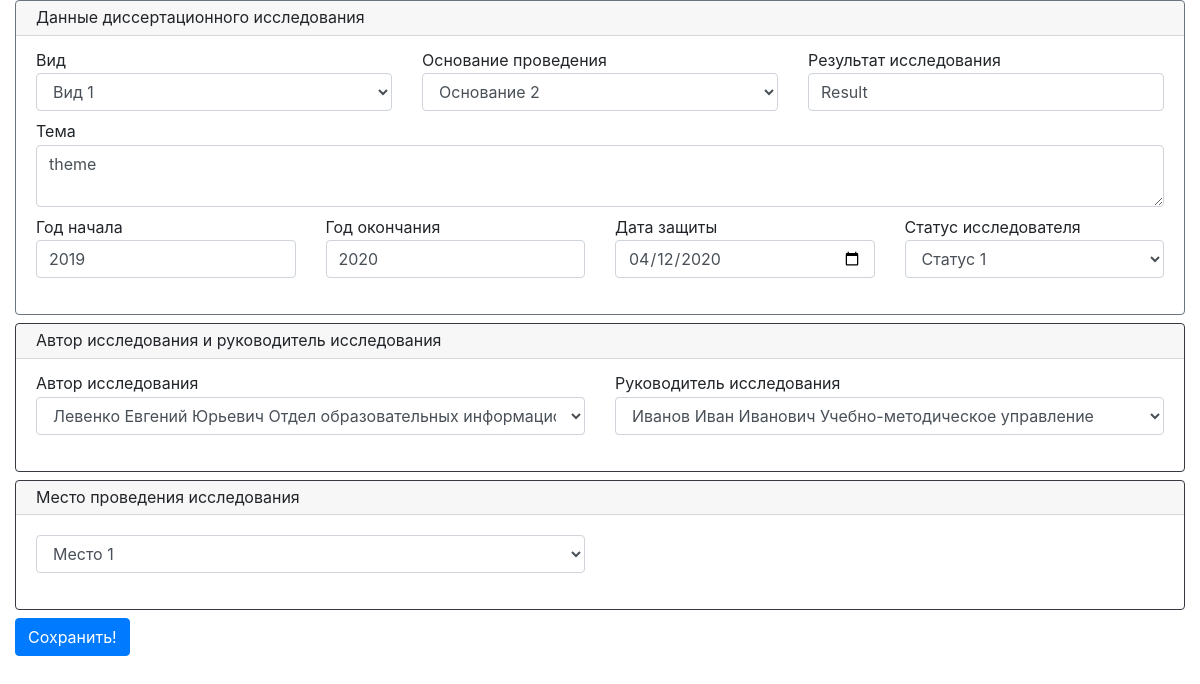
The page /dissertation/update/2/change/ on the database its author committed.
### dissertationresearch/models.py (models this page shows, shortened)
class DissertationResearch(models.Model):
    kind = models.ForeignKey(ResearchKind, on_delete=models.SET_NULL, null=True, verbose_name="Вид исследования")
    status = models.ForeignKey(ResearchStatus, on_delete=models.SET_NULL, null=True, verbose_name="Статус исследователя")
    date_begin = models.IntegerField(verbose_name="Год начала", null=True, blank=True)
    date_end = models.IntegerField(verbose_name="Год окончания", null=True, blank=True)
    date_protect = models.DateField(verbose_name="Дата защиты", null=True, blank=True)
    dissertation_theme = models.TextField(verbose_name="Тема исследования")
    reason = models.ForeignKey(Reason, on_delete=models.SET_NULL, null=True, verbose_name="Основание для проведения исследования")
    result = models.CharField(max_length=255, null=True, blank=True, verbose_name="Результат исследования")
    author = models.ForeignKey(Author, on_delete=models.SET_NULL, related_name="author", null=True, verbose_name="Автор исследования")
    leader = models.ForeignKey(Author, on_delete=models.SET_NULL, related_name="leader", null=True, verbose_name="Научный руководитель")
    leader_subdivision = models.ForeignKey(Subdivision, on_delete=models.SET_NULL, related_name="leader_subdivision", null=True, blank=True,
                                           verbose_name="Подразделение научного руководителя")
    research_place = models.ForeignKey(ResearchPlace, on_delete=models.SET_NULL, null=True, blank=True,
                                       verbose_name="Место проведения исследования")
    research_place_subdivision = models.ForeignKey(Subdivision, on_delete=models.SET_NULL, related_name="research_place_subdivision", null=True, blank=True,
                                                   verbose_name="Подразделение Академии МВД РБ (место проведения)")
    class Meta:
        ordering = ('id',)
        verbose_name = 'Диссертационное исследование'
        verbose_name_plural = 'Диссертационные исследования'

class Reason(models.Model):
    reason = models.CharField(max_length=255, verbose_name="Основание")
    def __str__(self):
        return self.reason
    class Meta:
        ordering = ('reason',)
        verbose_name = 'Основание для проведения исследования'
        verbose_name_plural = 'Основания для проведения исследования'

### dissertationresearch/views.py (the view)
# urls.py: path('update/<dissertation_research_id>/change/', views.dissertation_research_update, name='update'),
@transaction.atomic
def dissertation_research_update(request, dissertation_research_id):
    if request.method == 'POST':
        obj = get_object_or_404(DissertationResearch, pk=dissertation_research_id)
        form = DissertationResearchForm(request.POST, instance=obj)
        if form.is_valid():
            dissertation = form.save()
            dissertation.research_place_subdivision = dissertation.author.subdivision
            dissertation.leader_subdivision = dissertation.leader.subdivision
            dissertation.save()
            return HttpResponseRedirect(reverse('dissertation:list'))
        else:
            return render(request, 'dissertationresearch/dissertation_update_form.html', {'form': form})
    else:
        obj = get_object_or_404(DissertationResearch, pk=dissertation_research_id)
        form = DissertationResearchForm(instance=obj)
        return render(request, 'dissertationresearch/dissertation_update_form.html', {'form': form,
                                                                                      'obj': obj,
                                                                                      })

### dissertationresearch/forms.py
class DissertationResearchForm(ModelForm):
    class Meta:
        model = DissertationResearch
        exclude = ['leader_subdivision', 'research_place_subdivision']
        widgets = {
            'date_protect': myDateInput,
        }

### authors/models.py (called while the page is built)
    def __str__(self):
        return self.subdivision_name

    def __str__(self):
        return self.lastname + ' ' + self.firstname + ' ' + self.patronymic + ' ' + str(self.subdivision)

### dissertationresearch/models.py (called while the page is built)
    def __str__(self):
        return self.kind_name

    def __str__(self):
        return self.status_name

    def __str__(self):
        return self.place

### dissertationresearch/templates/dissertationresearch/dissertation_update_form.html (shortened to what this page needs)
{% extends "dissertationresearch/dissertation_input_form.html" %}
{% load static %}
{% block form_title %}
    <form class="needs-validation" action="{% url 'dissertation:update' dissertation_research_id=obj.id %}" method="post" novalidate>
{% endblock %}
{% block button %}
    <button type="submit" class="btn btn-primary">Сохранить!</button>
{% endblock %}

### dissertationresearch/templates/dissertationresearch/dissertation_input_form.html (shortened to what this page needs)
{% extends "base_input.html" %}
{% load static %}
{% load widget_tweaks %}
{% block input_form %}
    {% block form_title %}{% endblock %}
<div class="card border-secondary mb-2" style="max-width: 100%; line-height: 0.6;">
    <div class="card-header">Данные диссертационного исследования</div>
    <div class="card-body">
        <div class="row">
            <div class="col-lg-4">
                <div class="form-group">
                    <label>Вид</label>
                    {% render_field form.kind class+="form-control" %}
                </div>
            </div>
            <div class="col-lg-4">
                <div class="form-group">
                    <label>Основание проведения</label>
                    {% render_field form.reason class+="form-control" %}
                </div>
            </div>
            <div class="col-lg-4">
                <div class="form-group">
                    <label>Результат исследования</label>
                    {% render_field form.result class+="form-control" %}
                </div>
            </div>
        </div>
        <div class="row">
            <div class="col-md-12">
                <div class="form-group">
                    <label>Тема</label>&nbsp;
                    {% render_field form.dissertation_theme class+="form-control" rows="2" %}
                </div>
            </div>
        </div>
        <div class="row">
            <div class="col-md-3">
                <div class="form-group">
                    <label>Год начала</label>
                    {% render_field form.date_begin class+="form-control" %}
                </div>
            </div>
            <div class="col-md-3">
                <div class="form-group">
                    <label>Год окончания</label>
                    {% render_field form.date_end class+="form-control" %}
                </div>
            </div>
            <div class="col-md-3">
                <div class="form-group">
                    <label>Дата защиты</label>
                    {% render_field form.date_protect class+="form-control" %}
                </div>
            </div>
            <div class="col-md-3">
                <div class="form-group">
                    <label>Статус исследователя</label>
                    {% render_field form.status class+="form-control" %}
                </div>
            </div>
        </div>
    </div>
</div>
<div class="card border-dark mb-2" style="max-width: 100%; line-height: 0.6;">
    <div class="card-header" id="withselect">Автор исследования и руководитель исследования</div>
    <div class="card-body" id="cardbodyforlistauthors">
        <div class="row">
            <div class="col-lg-6">
                <div class="form-group">
                    <label>Автор исследования</label>
                    {% render_field form.author class+="form-control select2_class" %}
                </div>
            </div>
            <div class="col-lg-6">
                <div class="form-group">
                    <label>Руководитель исследования</label>
                    {% render_field form.leader class+="form-control select2_class" %}
                </div>
            </div>
        </div>
    </div>
</div>
<div class="card border-dark mb-2" style="max-width: 100%; line-height: 0.6;">
    <div class="card-header" id="withselect">Место проведения исследования</div>
    <div class="card-body" id="cardbodyforlistauthors">
        <div class="row">
            <div class="col-md-6">
                <div class="form-group">
                    {% render_field form.research_place class+="form-control select2_class" %}
                </div>
            </div>
        </div>
    </div>
</div>
{% block button %}{% endblock %}
</form>
{% endblock %}

### rows shown on the page
DissertationResearch: kind "Вид 1", result "Result", dissertation_theme "theme", date_begin "2019", date_end "2020", date_protect "04/12/2020", status "Статус 1", author "Левенко Евгений Юрьевич Отдел образовательных информационных технологий", leader "Иванов Иван Иванович Учебно-методическое управление", research_place "Место 1"
Reason: reason "Основание 2"
